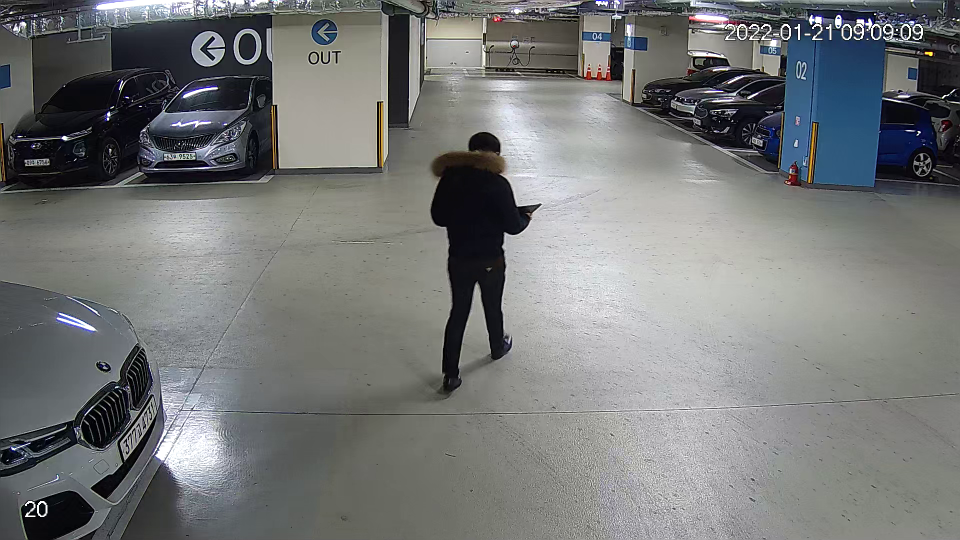
#> input picture frame 42 of data/Anyang2_SKV1_ch1_20220121090906.mp4, 1920 x 1080 px, given in place of CCTV24.mp4, which was not available (shown at 1/2 size)
$ python Mp4TOjpg.py
#> lines starting #> are read from the running program, lines starting #| are printed output that depends on the picture
import cv2 # 영상의 의미지를 연속적으로 캡쳐할 수 있게 하는 class

# 영상이 있는 경로
vidcap = cv2.VideoCapture('runs/CCTV24.mp4')
count = 0
while(vidcap.isOpened()):
    ret, image = vidcap.read() # 이미지 사이즈 960x540으로 변경
#> image is the input picture: shape (1080, 1920, 3); mean B, G, R 119.7, 119.7, 117.6

    if ret:
        image = cv2.resize(image, (720, 480)) # 30프레임당 하나씩 이미지 추출
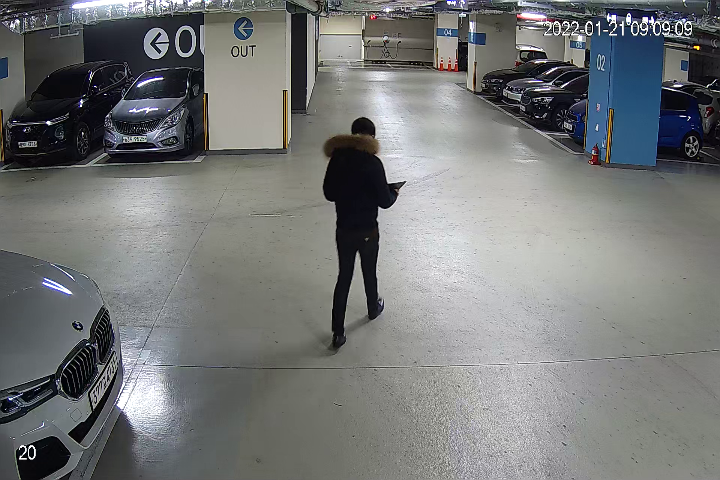
#> image: shape (480, 720, 3); mean B, G, R 119.6, 119.6, 117.5

        if(int(vidcap.get(1)) % 30 == 0):
            print('Saved frame number : ' + str(int(vidcap.get(1)))) # 추출된 이미지가 저장되는 경로
        cv2.imwrite("CCTV_Person/CCTV24/%d.png" % count, image) #
        print('Saved frame %d.jpg' % count)
        count += 1
    else:
        vidcap.release()

vidcap.release()

$ run again, starting later in the video
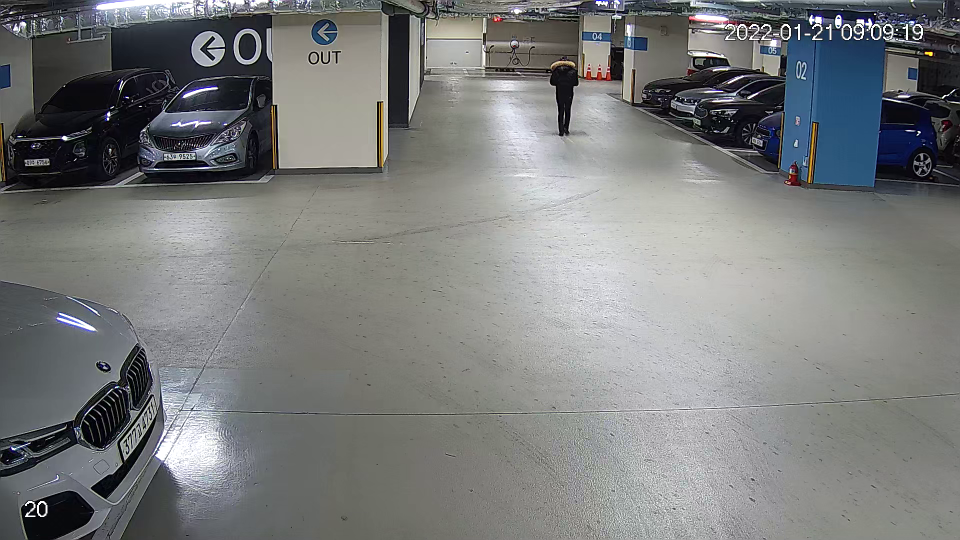
#> input picture frame 193 of data/Anyang2_SKV1_ch1_20220121090906.mp4, 1920 x 1080 px, given in place of CCTV24.mp4, which was not available (shown at 1/2 size)
#> image is the input picture: shape (1080, 1920, 3); mean B, G, R 124.2, 124.2, 122.2
#> `image = cv2.resize(image, (720, 480))`:
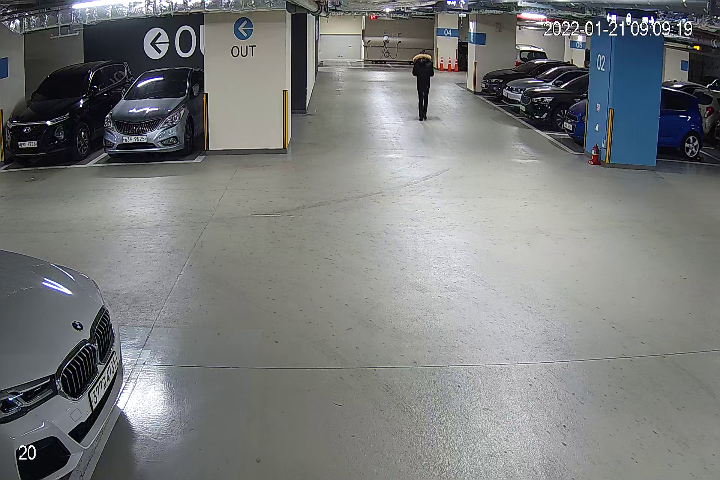
#> image: shape (480, 720, 3); mean B, G, R 124.1, 124.1, 122.1

$ run again, starting later in the video
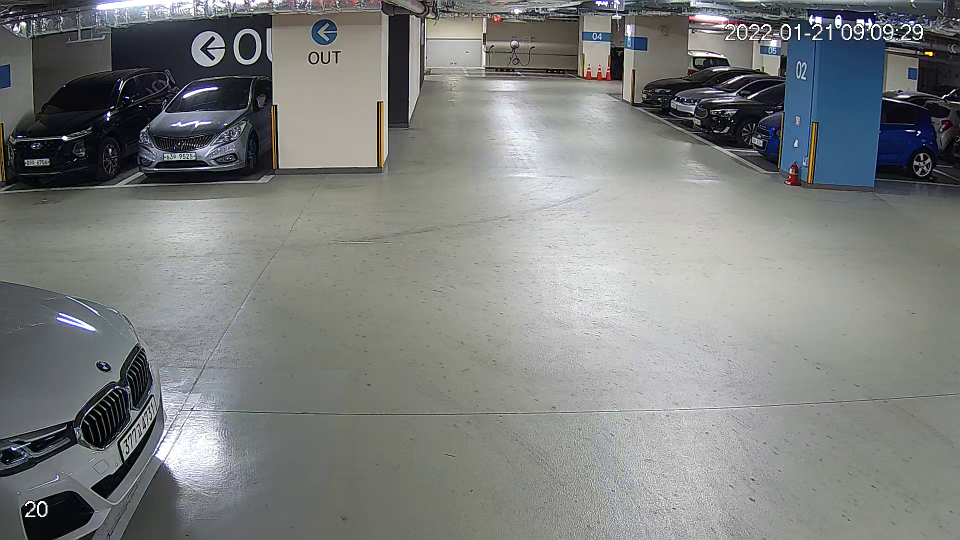
#> input picture frame 343 of data/Anyang2_SKV1_ch1_20220121090906.mp4, 1920 x 1080 px, given in place of CCTV24.mp4, which was not available (shown at 1/2 size)
#> image is the input picture: shape (1080, 1920, 3); mean B, G, R 126.8, 127.5, 125.4
#> `image = cv2.resize(image, (720, 480))`:
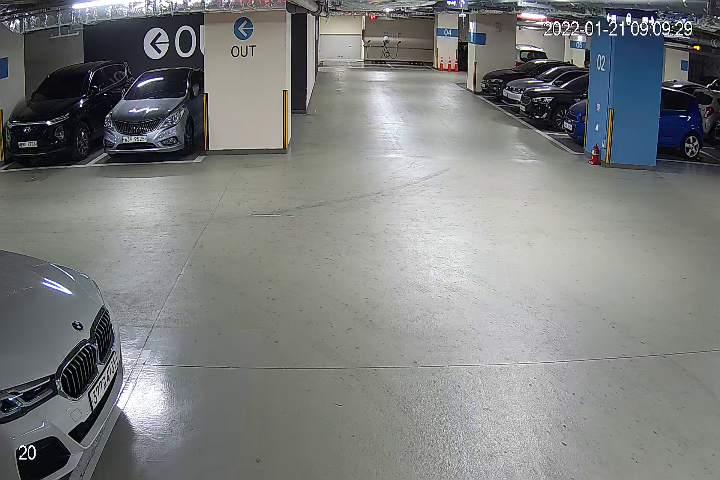
#> image: shape (480, 720, 3); mean B, G, R 126.8, 127.5, 125.4
